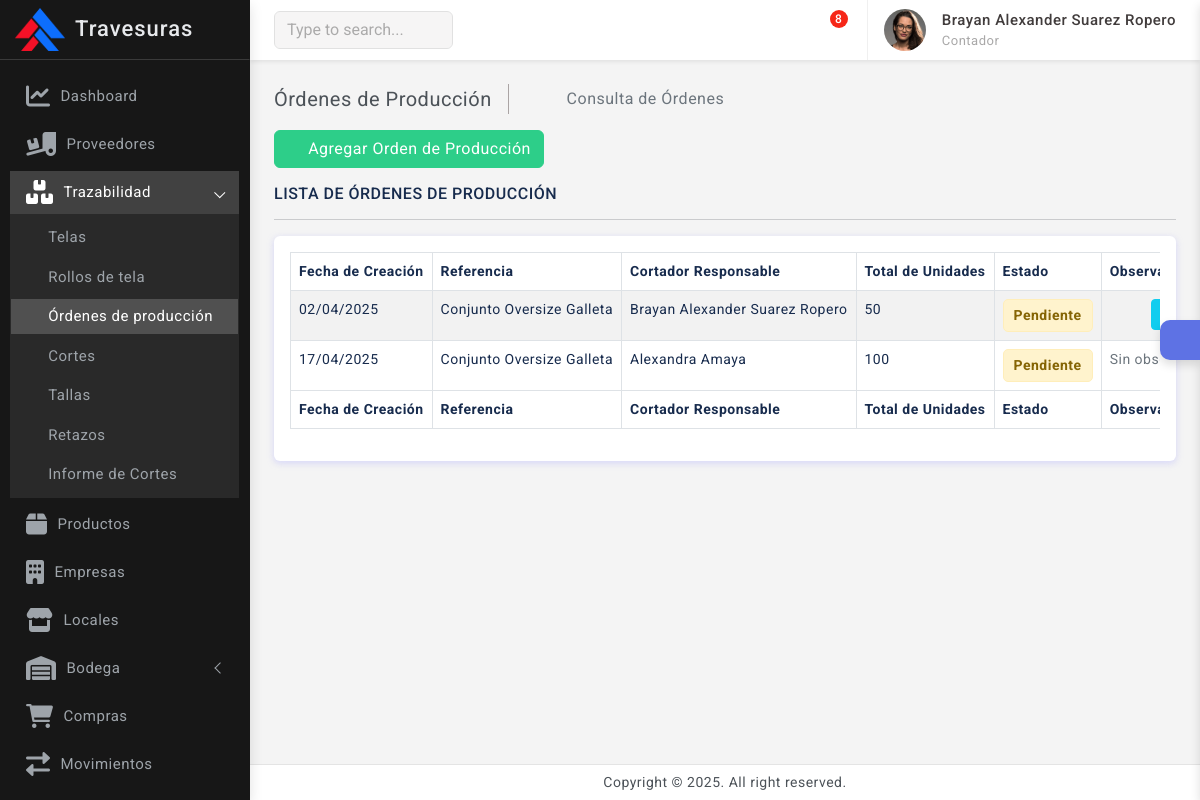
/trazabilidad/ordenes_produccion/ (signed in), run on the app's committed database.
### empresas/models.py (models this page shows, shortened)
class Empresa(models.Model):
    razon_social            = models.CharField(max_length=100)
    nit                     = models.CharField(max_length=20, unique=True)
    telefono                = models.CharField(max_length=20, unique=True)
    correo                  = models.EmailField(max_length=100, unique=True)
    logo                    = models.ImageField(upload_to='empresas', blank=False, null=False)

### usuarios/models.py (models this page shows)
class PerfilUsuario(models.Model):
    usuario                             = models.OneToOneField(Usuario, on_delete=models.CASCADE)
    nombre                              = models.CharField(max_length=50)
    apellido                            = models.CharField(max_length=50)
    documento                           = models.IntegerField(unique=True)
    telefono                            = models.IntegerField(unique=True)
    cargo                               = models.ForeignKey(Cargo, on_delete=models.CASCADE, related_name="Cargo")
    def __str__(self):
        return f"{self.nombre} {self.apellido}"
    def full_name(self):
        return f'{self.nombre} {self.apellido}'

class Cargo(models.Model):
    nombre  = models.CharField(max_length=50, unique=True)
    area    = models.ForeignKey(Area, on_delete=models.CASCADE, related_name="Area_relacionada")
    def __str__(self):
        return self.nombre

### trazabilidad/models.py (models this page shows, shortened)
class OrdenProduccion(models.Model):
    ESTADO_CHOICES = (
        ('Pendiente', 'Pendiente'),
        ('En Proceso', 'En Proceso'),
        ('Completada', 'Completada'),
        ('Cancelada', 'Cancelada'),
    )
    fecha = models.DateField(auto_now_add=True)
    producto = models.ForeignKey(Producto, on_delete=models.CASCADE, related_name="referencia_producto")
    cortador = models.ForeignKey(PerfilUsuario, on_delete=models.CASCADE, related_name="ordenes_produccion")
    total_unidades = models.PositiveIntegerField()
    observaciones = models.TextField(blank=True, null=True)
    estado = models.CharField(max_length=20, choices=ESTADO_CHOICES, default='Pendiente')
    class Meta:
        verbose_name='Orden Producción'
        verbose_name_plural='Ordenes Producción'

### Producto/models.py (models this page shows, shortened)
class Producto(models.Model):
    ESTADO_CHOICES = [
        ('Disponible', 'Disponible'),
        ('No disponible', 'No disponible'),
    ]
    codigo              = models.CharField(max_length=50, unique=True)
    referencia          = models.CharField(max_length=100)
    diseno              = models.ManyToManyField(Diseno, related_name="productos", blank=True)
    color               = models.ManyToManyField(Color, related_name="productos", blank=False)
    talla               = models.ManyToManyField(Talla, related_name="productos", blank=False)
    categoria           = models.ForeignKey(Categoria, on_delete=models.SET_NULL, null=True, blank=True, related_name="productos")
    genero              = models.ForeignKey(Genero, on_delete=models.SET_NULL, null=True, blank=True, related_name="productos")
    descripcion         = models.TextField(blank=True)
    estado              = models.CharField(max_length=50, choices=ESTADO_CHOICES, default='Disponible')
    fecha_creacion      = models.DateTimeField(auto_now_add=True)
    fecha_actualizacion = models.DateTimeField(auto_now=True)

### trazabilidad/views.py (the view)
# urls.py: path('ordenes_produccion/', views.ordenes_produccion, name='ordenes_produccion'),
@login_required(login_url='login')
def ordenes_produccion(request):
    ordenes = OrdenProduccion.objects.all()
    return render(request, 'trazabilidad/ordenes_produccion/ordenes.html', {'ordenes': ordenes})

### templates/trazabilidad/ordenes_produccion/ordenes.html (shortened to what this page needs)
{% extends 'base.html' %}
{% block content %}
    <div class="page-wrapper">
        <div class="page-content">
            <div class="page-breadcrumb d-none d-sm-flex align-items-center mb-3">
                <div class="breadcrumb-title pe-3">Órdenes de Producción</div>
                <div class="ps-3">
                    <nav aria-label="breadcrumb">
                        <ol class="breadcrumb mb-0 p-0">
                            <li class="breadcrumb-item"><a href="{% url 'home' %}"><i class="bx bx-home-alt"></i></a></li>
                            <li class="breadcrumb-item active" aria-current="page">Consulta de Órdenes</li>
                        </ol>
                    </nav>
                </div>
            </div>
            <div class="mb-3">
                <a href="{% url 'agregar_orden' %}" class="btn btn-success">
                    <i class="bx bx-plus"></i> Agregar Orden de Producción
                </a>
            </div>
            <h6 class="mb-0 text-uppercase">Lista de Órdenes de Producción</h6>
            <hr />
            <div class="card">
                <div class="card-body">
                    <div class="table-responsive">
                        <table id="example2" class="table table-striped table-bordered">
                            <thead>
                                <tr>
                                    <th>Fecha de Creación</th>
                                    <th>Referencia</th>
                                    <th>Cortador Responsable</th>
                                    <th>Total de Unidades</th>
                                    <th>Estado</th>
                                    <th>Observaciones</th>
                                </tr>
                            </thead>
                            <tbody>
                                {% if ordenes %}
                                    {% for orden in ordenes %}
                                    <tr>
                                        <td>{{ orden.fecha|date:"d/m/Y" }}</td>
                                        <td>{{ orden.producto.referencia }}</td>
                                        <td>{{ orden.cortador }}</td>
                                        <td>{{ orden.total_unidades }}</td>
                                        <td>
                                            <span class="estado {{ orden.estado|lower }}">{{ orden.estado }}</span>
                                        </td>
                                        <td>
                                            {% if orden.observaciones %}
                                                <div class="d-flex justify-content-center">
                                                    <button class="btn btn-sm btn-info " data-bs-toggle="modal" data-bs-target="#observacionModal{{ orden.id }}">
                                                    </button>
                                                </div>
                                            {% else %}
                                                <span class="text-muted">Sin observaciones</span>
                                            {% endif %}
                                        </td>
                                    </tr>
                                    {% endfor %}
                                {% endif %}
                            </tbody>
                            <tfoot>
                                <tr>
                                    <th>Fecha de Creación</th>
                                    <th>Referencia</th>
                                    <th>Cortador Responsable</th>
                                    <th>Total de Unidades</th>
                                    <th>Estado</th>
                                    <th>Observaciones</th>
                                </tr>
                            </tfoot>
                        </table>
                    </div>
                </div>
            </div>
        </div>
    </div>
{% endblock %}

### templates/includes/dashboard_sidebar.html (shortened to what this page needs)
{% load static %}
<div class="sidebar-wrapper" data-simplebar="true">
    <div class="sidebar-header">
        {% if empresa_activa %}
            <div>
                <img src="{{ empresa_activa.logo.url }}" class="logo-icon" alt="logo icon">
            </div>
            <div>
                <h4 class="logo-text">{{ empresa_activa.razon_social }}</h4>
            </div>
            <div class="toggle-icon ms-auto"><i class='bx bx-arrow-to-left'></i>
            </div>
        {% else %}
            <div>
                <h4 class="logo-text">Administrador</h4>
            </div>
            <div class="toggle-icon ms-auto"><i class='bx bx-arrow-to-left'></i>
            </div>
        {% endif %}
    </div>
    <ul class="metismenu" id="menu">
        <li>
            <a href="{% url 'home' %}">
                <div class="parent-icon"><i class='fas fa-chart-line'></i></div>
                <div class="menu-title">Dashboard</div>
            </a>
        </li>
        <li>
            <a href="{% url 'proveedores' %}">
                <div class="parent-icon"><i class="fas fa-truck-loading"></i>
                </div>
                <div class="menu-title">Proveedores</div>
            </a>
        </li>
        {% with request.path as path %}
        <li class="{% if '/trazabilidad/' in path %}mm-active{% endif %}">
            <a href="#" class="has-arrow" aria-expanded="{% if '/trazabilidad/' in path %}true{% else %}false{% endif %}">
                <div class="parent-icon"><i class='fas fa-boxes'></i></div>
                <div class="menu-title">Trazabilidad</div>
            </a>
            <ul class="{% if '/trazabilidad/' in path %}mm-collapse mm-show{% else %}mm-collapse{% endif %}">
                <li class="{% if '/trazabilidad/telas/' in path %}active mm-active{% endif %}">
                    <a href="{% url 'telas' %}"><i class="bx bx-right-arrow-alt"></i> Telas</a>
                </li>
                <li class="{% if '/trazabilidad/rollos/' in path %}active mm-active{% endif %}">
                    <a href="{% url 'rollos' %}"><i class="bx bx-right-arrow-alt"></i> Rollos de tela</a>
                </li>
                <li class="{% if '/trazabilidad/ordenes_produccion/' in path %}active mm-active{% endif %}">
                    <a href="{% url 'ordenes_produccion' %}"><i class="bx bx-right-arrow-alt"></i> Órdenes de producción</a>
                </li>
                <li class="{% if '/trazabilidad/cortes/' in path %}active mm-active{% endif %}">
                    <a href="{% url 'cortes' %}"><i class="bx bx-right-arrow-alt"></i> Cortes</a>
                </li>
                <li class="{% if '/trazabilidad/tallas_corte/' in path %}active mm-active{% endif %}">
                    <a href="{% url 'tallas' %}"><i class="bx bx-right-arrow-alt"></i> Tallas</a>
                </li>
                <li class="{% if '/trazabilidad/retazos_tela/' in path %}active mm-active{% endif %}">
                    <a href="{% url 'retazos' %}"><i class="bx bx-right-arrow-alt"></i> Retazos</a>
                </li>
                <li class="{% if '/trazabilidad/informe_cortes/' in path %}active mm-active{% endif %}">
                    <a href="{% url 'informe_cortes' %}"><i class="bx bx-right-arrow-alt"></i> Informe de Cortes</a>
                </li>
            </ul>
        </li>
        {% endwith %}
        {% with request.path as path %}
        <li class="{% if '/productos/' in path %}mm-active{% endif %}">
            <a href="{% url 'productos' %}">
                <div class="parent-icon"><i class='fas fa-box'></i>
                </div>
                <div class="menu-title">Productos</div>
            </a>
        </li>
        {% endwith %}
        {% with request.path as path %}
        <li class="{% if '/empresas/' in path %}mm-active{% endif %}">
            <a href="{% url 'empresas' %}">
                <div class="parent-icon"><i class='fas fa-building'></i>
                </div>
                <div class="menu-title">Empresas</div>
            </a>
        </li>
        {% endwith %}
        {% with request.path as path %}
        <li class="{% if '/locales/' in path %}mm-active{% endif %}">
            <a href="{% url 'locales' %}">
                <div class="parent-icon"><i class='fas fa-store'></i>
                </div>
                <div class="menu-title">Locales</div>
            </a>
        </li>
        {% endwith %}
        {% with request.path as path %}
        <li class="{% if '/bodega/' in path %}mm-active{% endif %}">
            <a href="#" class="has-arrow" aria-expanded="{% if '/bodega/' in path %}true{% else %}false{% endif %}">
                <div class="parent-icon"><i class='fas fa-warehouse'></i>
                </div>
                <div class="menu-title">Bodega</div>
            </a>
        </li>
        {% endwith %}
        <li>
            <a href="#">
                <div class="parent-icon"><i class="fas fa-shopping-cart"></i>
                </div>
                <div class="menu-title">Compras</div>
            </a>
        </li>
        <li>
            <a href="#">
                <div class="parent-icon"> <i class="fas fa-exchange-alt"></i>
                </div>
                <div class="menu-title">Movimientos</div>
            </a>
        </li>
        <li>
            <a href="{% url 'lista_ventas' %}">
            </a>
        </li>
    </ul>
</div>

### templates/includes/navbar.html (shortened to what this page needs)
{% load static %}
<header>
    <div class="topbar d-flex align-items-center">
        <nav class="navbar navbar-expand">
            <div class="search-bar flex-grow-1">
                <div class="position-relative search-bar-box">
                    <input type="text" class="form-control search-control" placeholder="Type to search..."> <span class="position-absolute top-50 search-show translate-middle-y"><i class='bx bx-search'></i></span>
                </div>
            </div>
            <div class="top-menu ms-auto">
                <ul class="navbar-nav align-items-center">
                    <li class="nav-item dropdown dropdown-large">
                        <a class="nav-link dropdown-toggle dropdown-toggle-nocaret" href="#" role="button" data-bs-toggle="dropdown" aria-expanded="false">	<i class='bx bx-category'></i>
                        </a>
                    </li>
                    <li class="nav-item dropdown dropdown-large">
                        <a class="nav-link dropdown-toggle dropdown-toggle-nocaret position-relative" href="#" role="button" data-bs-toggle="dropdown" aria-expanded="false">
                            <i class='bx bx-bell'></i>
                        </a>
                    </li>
                    <li class="nav-item dropdown dropdown-large">
                        <a class="nav-link dropdown-toggle dropdown-toggle-nocaret position-relative" href="#" role="button" data-bs-toggle="dropdown" aria-expanded="false"> <span class="alert-count">8</span>
                            <i class='bx bx-comment'></i>
                        </a>
                    </li>
                </ul>
            </div>
            <div class="user-box dropdown">
                <a class="d-flex align-items-center nav-link dropdown-toggle dropdown-toggle-nocaret" href="#" role="button" data-bs-toggle="dropdown" aria-expanded="false">
                    <img src="{% static 'images/avatars/avatar-2.png' %}" class="user-img" alt="user avatar">
                    <div class="user-info ps-3">
                        <p class="user-name mb-0"> {{perfil.full_name}} </p>
                        <p class="designattion mb-0">{{perfil.cargo}}</p>
                    </div>
                </a>
            </div>
        </nav>
    </div>
</header>

### data on the page
Empresa: logo (picture), razon_social "Travesuras"
PerfilUsuario: full_name "Brayan Alexander Suarez Ropero", cargo "Contador"
OrdenProduccion: fecha "02/04/2025", producto.referencia "Conjunto Oversize Galleta", cortador "Brayan Alexander Suarez Ropero", total_unidades "50", estado "Pendiente"
OrdenProduccion: fecha "17/04/2025", producto.referencia "Conjunto Oversize Galleta", cortador "Alexandra Amaya", total_unidades "100", estado "Pendiente", observaciones "Sin…"
